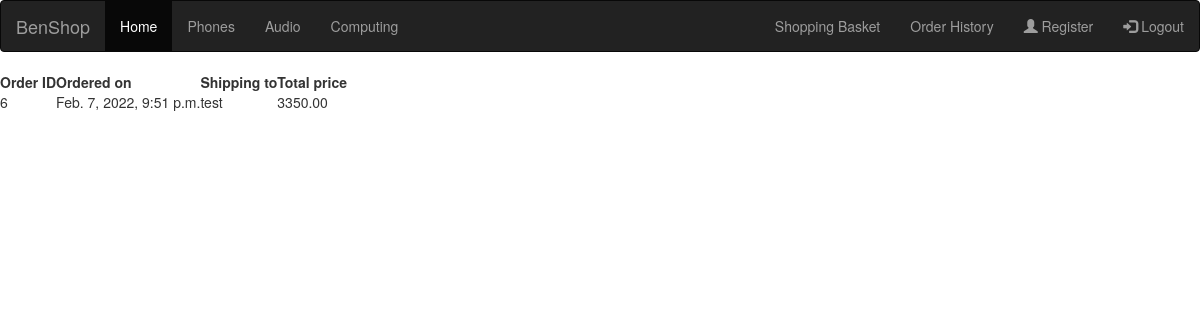
Before: /orderhistory/ (signed in) with the older database file.
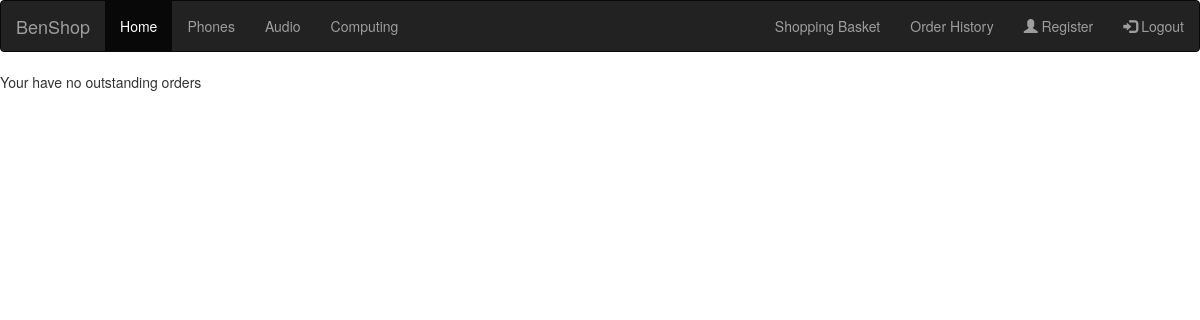
After: the same page with the newer database file.
### benshop/models.py (models this page shows)
class Order(models.Model):
    id = models.AutoField(primary_key=True)
    date_ordered = models.DateTimeField(auto_now_add=True)
    basket_id = models.ForeignKey(Basket, on_delete=models.CASCADE)
    user_id = models.ForeignKey(APIUser, on_delete=models.CASCADE)
    total_price = models.DecimalField(max_digits=6, decimal_places=2, default=0.0)
    shipping_addr = models.TextField(default="")

### benshop/views.py (the view)
# urls.py: path('orderhistory/', views.previous_orders, name="order_history"),
@login_required
def previous_orders(request):
    user = request.user
    orders = Order.objects.filter(user_id=user)
    if not orders.exists():
        return render(request, 'previous_orders.html', {'empty':True})
    return render(request, 'previous_orders.html', {'orders':orders})

### benshop/templates/previous_orders.html (shortened to what this page needs)
{% extends 'base.html' %}
{% block content %}
{% if empty %}
    <p>Your have no outstanding orders</p>
{% else %}
<table>
    <thead>
        <tr>
            <th>Order ID</th>
            <th>Ordered on</th>
            <th>Shipping to</th>
            <th>Total price</th>
        </tr>
    </thead>
    <tbody>
        {% for ord in orders %}
            <tr>
                <td>{{ ord.id }}</td>
                <td> {{ ord.date_ordered }}</td>
                <td> {{ ord.shipping_addr  }}</td>
                <td> {{ord.total_price }}</td>
            </tr>
        {% endfor %}
    </tbody>
</table>
{% endif %}
{% endblock %}

Changed rows visible on the page:
removed Order: id "6", date_ordered "Feb. 7, 2022, 9:51 p.m.", shipping_addr "test", total_price "3350.00"
Other visible differences:
text no longer shown: "Order ID Ordered on Shipping to Total price"
text now shown: "Your have no outstanding orders"
